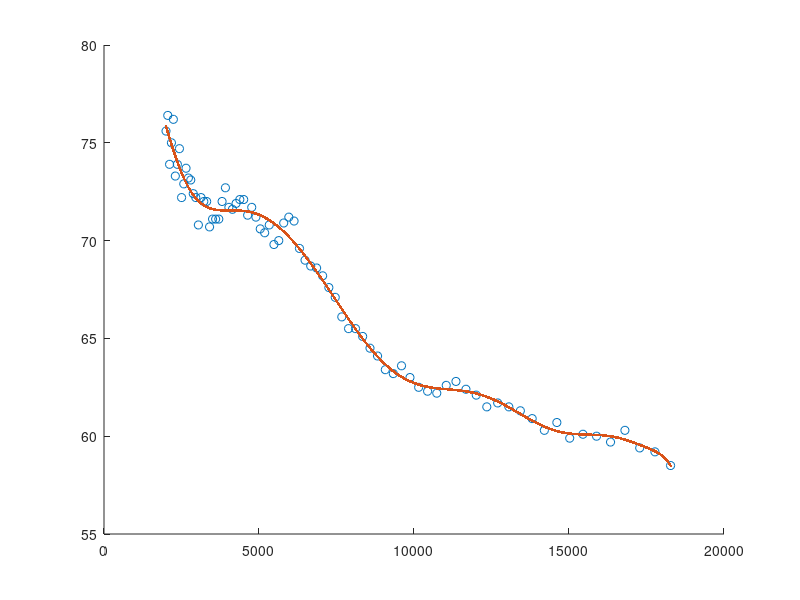
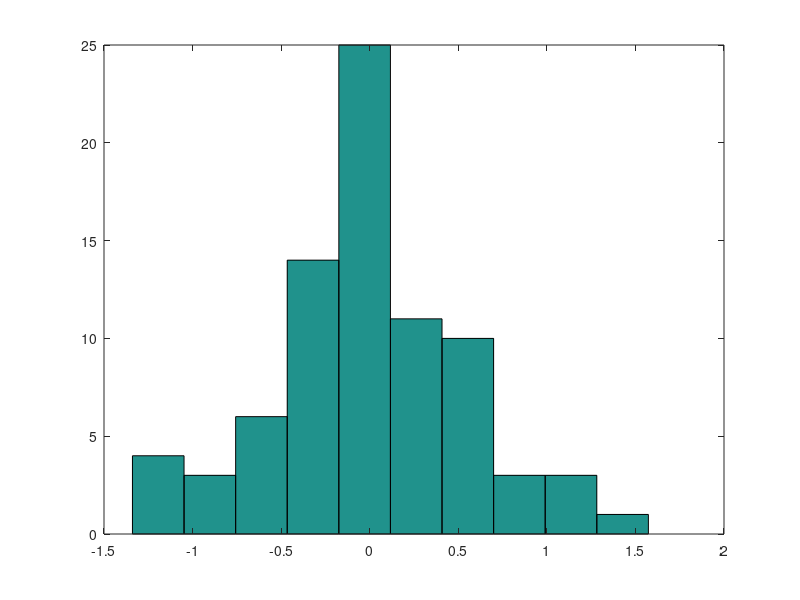

MATLAB code to generate these figures, in order: (Note: this script raises an error after producing the figures.)
%function [gainF] = gain_factor_function(targetF,targetLevel)

%% Figure out the relationship between the offset

%This is the list of levels measured for the frequencies defined in frqs
longsweep_2_32_03 = [75.6,76.4,73.9,75.0,76.2,73.3,73.9,74.7,72.2,72.9,73.7,73.2,73.1,72.4,72.2,70.8,72.2, ...
                     72.0,72.0,70.7,71.1,71.1,71.1,72.0,72.7,71.7,71.6,71.9,72.1,72.1,71.3,71.7,71.2,70.6, ...
                     70.4,70.8,69.8,70.0,70.9,71.2,71.0,69.6,69.0,68.7,68.6,68.2,67.6,67.1,66.1,65.5,65.5, ...
                     65.1,64.5,64.1,63.4,63.2,63.6,63.0,62.5,62.3,62.2,62.6,62.8,62.4,62.1,61.5,61.7,61.5, ...
                     61.3,60.9,60.3,60.7,59.9,60.1,60.0,59.7,60.3,59.4,59.2,58.5,58.7,59.1,57.9,57.9,57.5, ...
                     57.1,58.0,56.2,55.6,54.9,54.8,56.0,54.0,53.0,54.2,50.0,54.2,49.4,48.6];

                 
n = 80;
                 
longsweep_2_32_03 = longsweep_2_32_03(1:n);
frqs = logspace(log10(2000),log10(32000),100);
frqs = frqs(1:n);

%fit the relationship between frequency and level to get the offset level
p = polyfit(frqs,longsweep_2_32_03,12);

targetF= 4001;
%tarF_idx = argmin(abs(x1-targetF));
offset_level = polyval(p,targetF); %offset at that level

%%

x1 = linspace(min(frqs),max(frqs),100001);
y1 = polyval(p,x1);
hold on 
plot(frqs,longsweep_2_32_03,'o')
plot(x1,y1,'.')
hold off

        
figure()
hist(longsweep_2_32_03-polyval(p,frqs))

%%
gain_factors_test = logspace(log10(0.01),log10(4),10);  %gain factors to


levels_8kHz_deltaLevel = [40.5,46.5,52.1,57.9,63.7,69.5,75.3,80.9,82.3,82.6];
levels_16kHz_deltaLevel = [35.1,40.8,46.5,52.3,58.1,63.9,69.7,75.3,76.6,77.1];
levels_32kHz_deltaLevel = [21.1,26.8,32.5,38.3,44.0,49.7,55.3,60.9,62.2,63.2];


level_Mtx_deltaLevel = cat(1,levels_8kHz_deltaLevel, ...
                             levels_16kHz_deltaLevel, ...
                             levels_32kHz_deltaLevel);


                         
%reshape the data

gainData = level_Mtx_deltaLevel + repmat(level_Mtx_deltaLevel(1,1) - level_Mtx_deltaLevel(:,1),1,10);


add_offset = offset_level - gainData(1,1);


gainData = gainData + add_offset;
%convert data into easily fittable format
x = reshape(repmat(gain_factors_test,3,1),1,30);
y = reshape(gainData,1,30);

%fit the data with smoothing splines
f = fit(x', y', 'smoothingspline');

gain_factors = linspace(0,5,1001);
fit_vals = f(gain_factors);
target_level = 60;
gain_factors(argmin(abs(target_level-fit_vals)))



